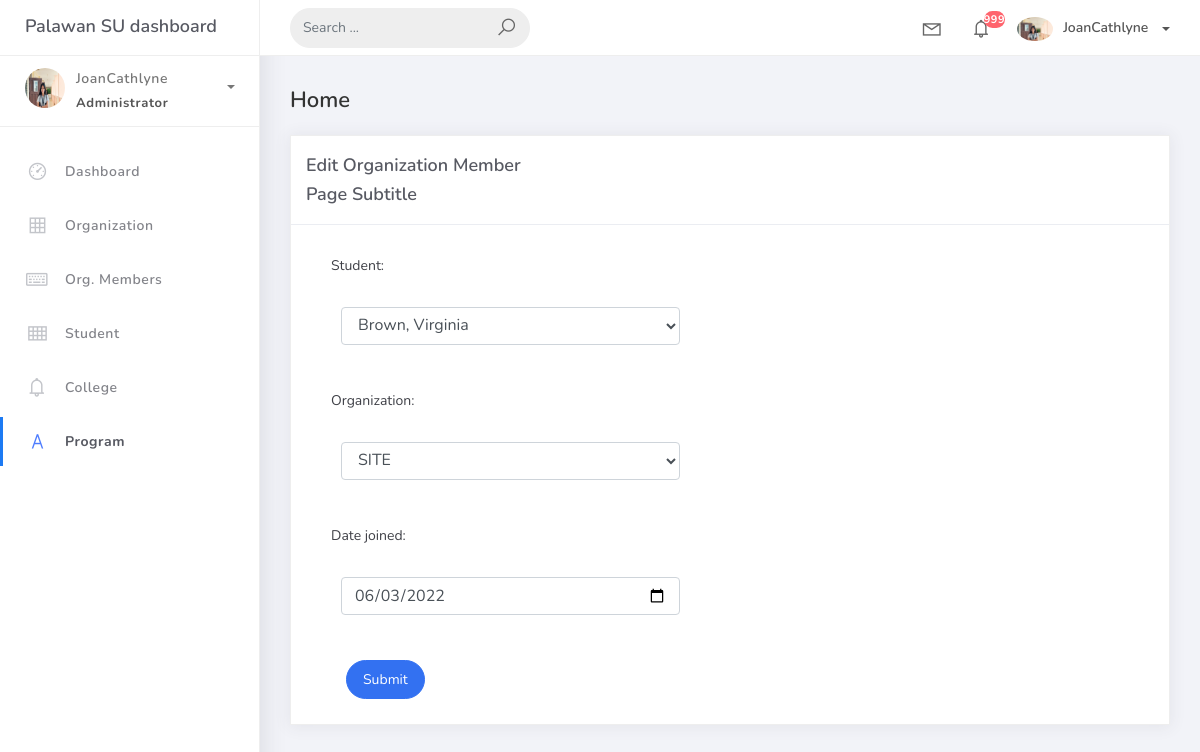
The app's page /org_member/3 with its own data.
### studentorg/models.py (models this page shows)
class BaseModel(models.Model):
    created_at = models.DateTimeField(auto_now_add=True, db_index=True)
    updated_at = models.DateTimeField(auto_now=True)
    class Meta:
        abstract = True

class OrgMember(BaseModel):
    student = models.ForeignKey(Student, on_delete=models.CASCADE)
    organization = models.ForeignKey(Organization, on_delete=models.CASCADE)
    date_joined = models.DateField()

### studentorg/views.py (the view)
# urls.py: path('org_member/<pk>', OrganizationUpdateMember.as_view(), name='orgmember-update'),
class OrganizationUpdateMember(UpdateView):
    model = OrgMember
    form_class = OrgMemberForm
    template_name = 'orgmember_edit.html'
    success_url = reverse_lazy('orgmember-list')

### studentorg/forms.py
class OrgMemberForm(ModelForm):
    date_joined = forms.DateField(label="Date joined",
                                 widget=forms.DateInput(attrs={'class': 'form-control', 'type': 'date'}))
    class Meta:
        model = OrgMember
        fields = "__all__"

### studentorg/models.py (called while the page is built)
    def __str__(self):
        return self.name

    def __str__(self):
        return f"{self.lastname}, {self.firstname}"

### templates/orgmember_edit.html
{% extends 'base.html' %} {% load static %} {% block content %}
<div class="content">
    <div class="container-fluid">
        <h4 class="page-title">Home</h4>
        <div class="row">
            <div class="col-md-12">
                <div class="card">
                    <div class="card-header">
                        <div class="card-title">Edit Organization Member</div>
                        <div class="card-title">Page Subtitle</div>
                    </div>
                    <div class="col-md-6">
                    <div class="card-body">
                        <form class="" action="" method="post" novalidate>
                            {% csrf_token %} {% include 'includes/form.html' %}
                            <div class="form-group">
                                <div class="col-md-12 col-sm-3">
                                    <button type="submit" class="btn btn-primary btn-rounded">Submit</button>
                                </div>
                            </div>
                        </form>
                    </div>
                    </div>
                </div>
            </div>
        </div>
    </div>
</div>
{% endblock %}

### templates/includes/form.html (shortened to what this page needs)
{% load widget_tweaks %}
{% for field in form %}
<div class="field item form-group">
    <label>{{ field.label_tag }}</label>
    <div class="form-group">
      {% render_field field class="form-control" %}
    </div>
</div>
{% endfor %}

### records on screen
OrgMember: student "Brown, Virginia" "SITE" "06/03/2022"

### other values on screen
{{ field.label_tag }} "Student:" "Organization:" "Date joined:"
